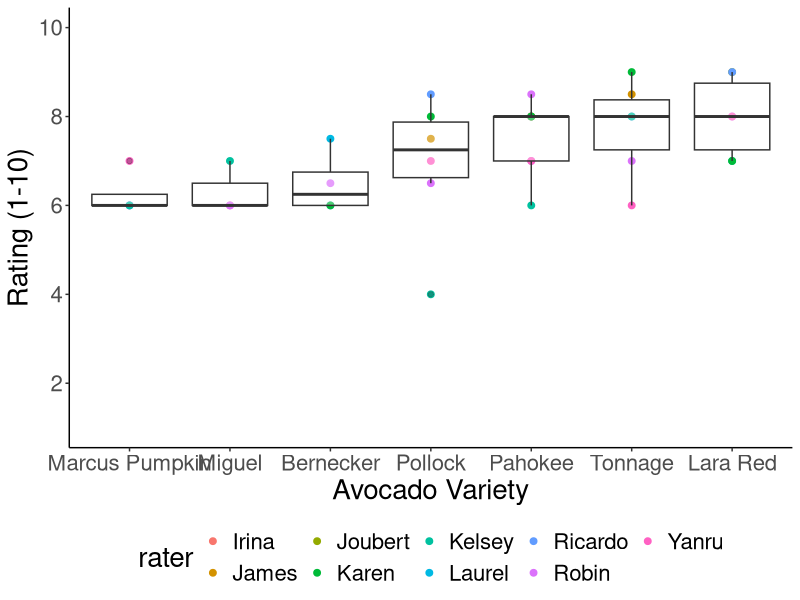
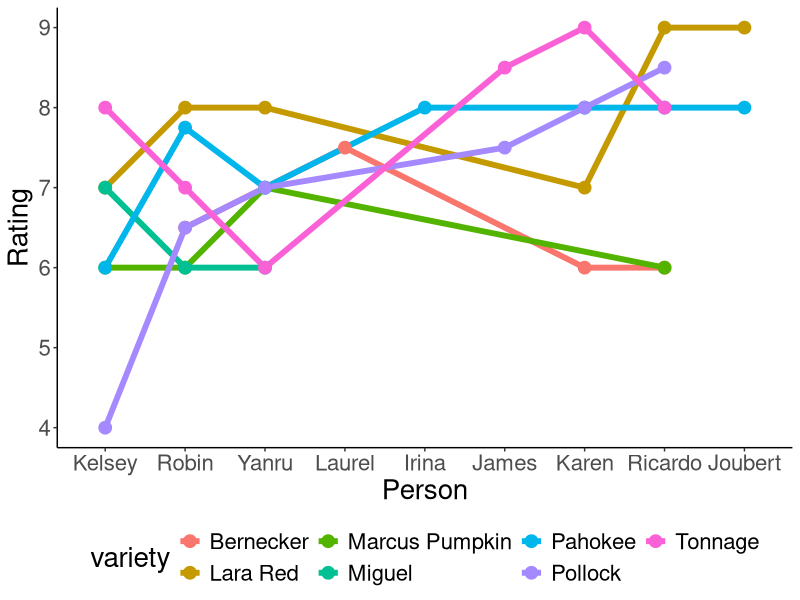
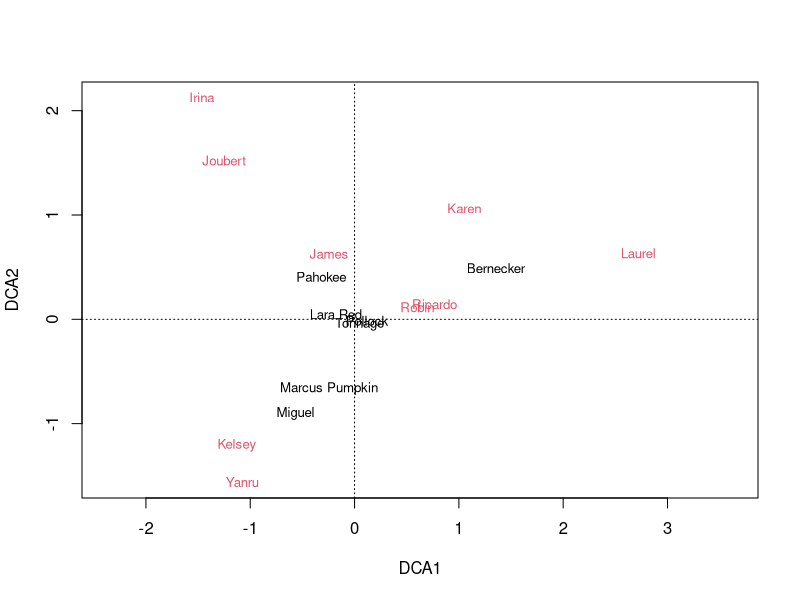
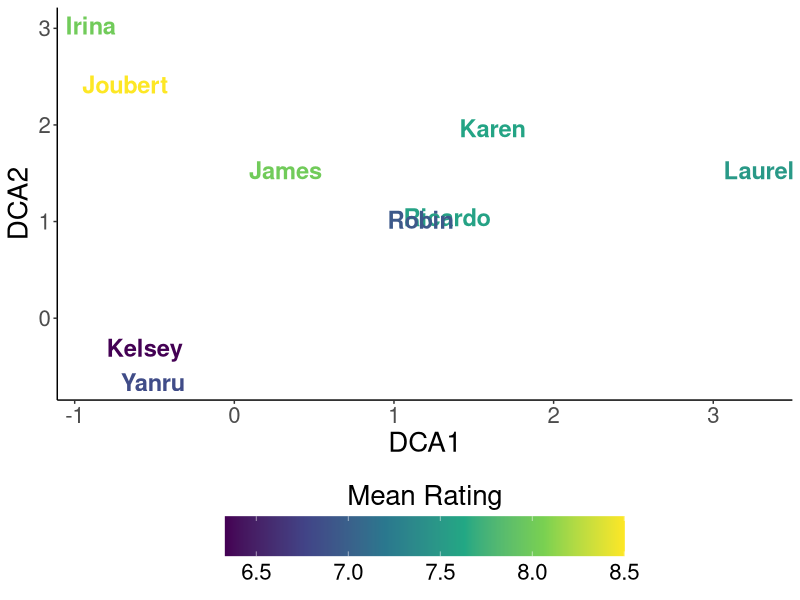
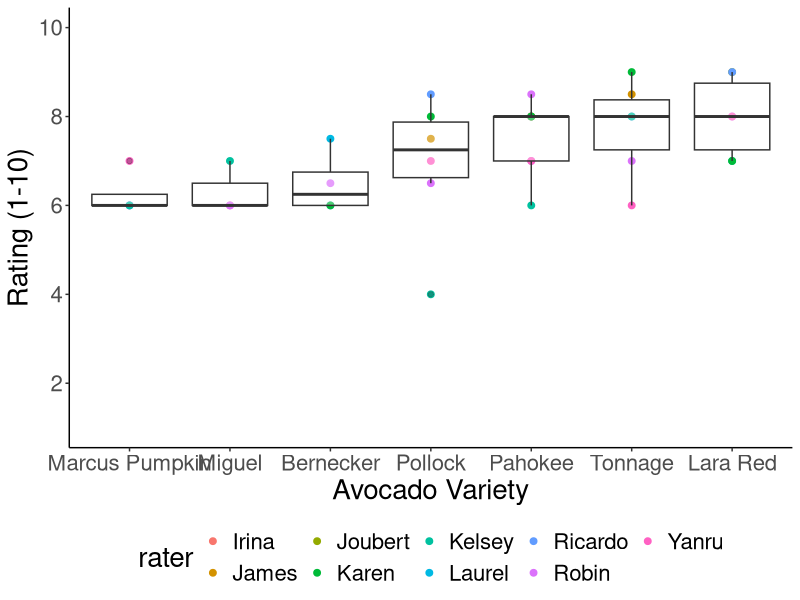
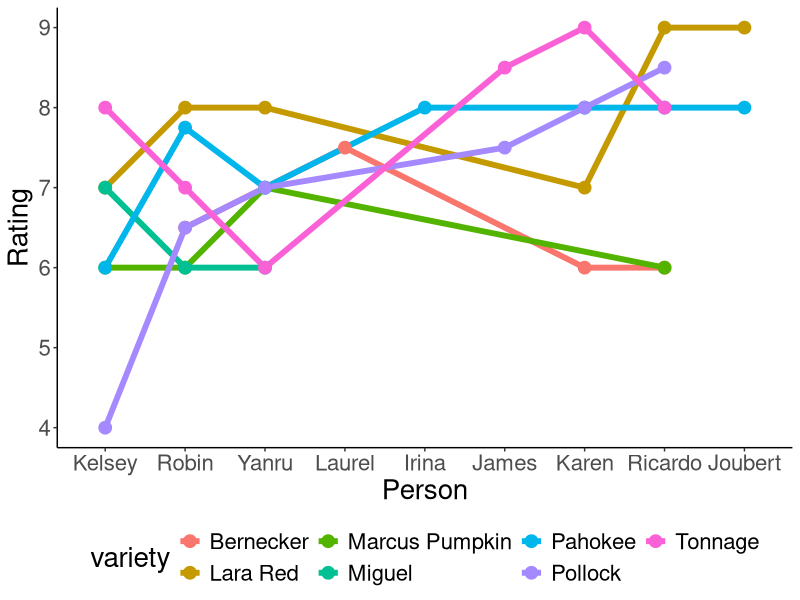
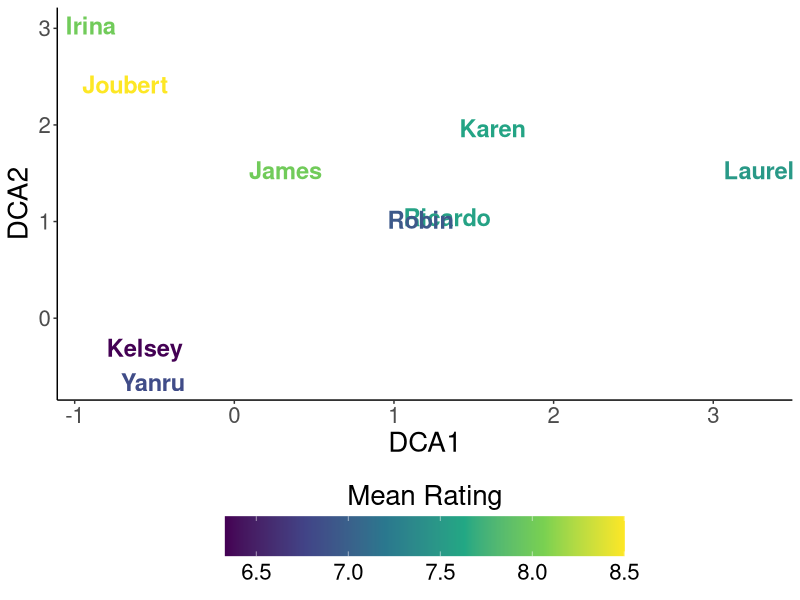

Source code (R) for these figures, in order:
library(tidyverse)
library(vegan)

data=read_csv("data/avocado_rating.csv") %>%
  mutate(variety = tools::toTitleCase(variety),
         rater = tools::toTitleCase(rater))

ggplot(data, aes(reorder(variety, rating, FUN = mean ), rating)) +
  geom_point(aes(color = rater), size = 2) +
  geom_boxplot(alpha=0.3) +
  scale_y_continuous(limits = c(1,10), breaks = seq(2,10,2))+
  ylab("Rating (1-10)") + 
  xlab("Avocado Variety")  +
  theme_classic() +
  theme(legend.position = "bottom",
        text = element_text(size = 20),
        panel.background = element_rect(fill = "transparent",colour = NA),
        plot.background = element_rect(fill = "transparent",colour = NA),
        legend.box.background = element_rect(fill = "transparent",colour = NA))

ggsave(filename = paste(Sys.Date(),".variety.rating.png", sep = ""), 
       width = 10, 
       height = 6, 
       units = "in",
       dpi = 300, 
       type="cairo-png", 
       bg="transparent")

data_summary <- data %>%
  group_by(rater, variety) %>%
  summarize(mean=mean(rating))

ggplot(data = data_summary, aes(x = reorder(rater, mean, FUN = median), y = mean, group = variety)) +
  geom_line(aes(color = variety), size = 2) +
  geom_point(aes(color = variety), size = 4)+
  xlab("Person")+
  ylab("Rating")+
  theme_classic() +
  theme(legend.position = "bottom",
        text = element_text(size = 20),
        panel.background = element_rect(fill = "transparent",colour = NA),
        plot.background = element_rect(fill = "transparent",colour = NA),
        legend.box.background = element_rect(fill = "transparent",colour = NA))


ggsave(filename = paste(Sys.Date(),".variety.rating.person.png", sep = ""), 
       width = 10, 
       height = 6, 
       units = "in",
       dpi = 300, 
       type="cairo-png", 
       bg="transparent")
#ordination?

rater_spread <- data_summary %>%
  spread(rater, mean) %>%
  column_to_rownames(., "variety") %>%
  as.matrix(.)
rater_spread[is.na(rater_spread)] <- 0

ord<- decorana(veg = rater_spread )

plot(ord)

rater_mean <- data %>%
  group_by(rater) %>%
  summarise(mean = mean(rating))

ord_data = ord$cproj %>%
  as.data.frame(.) %>%
  rownames_to_column(., "rater") %>%
  left_join(., rater_mean)

ggplot(ord_data, aes(DCA1, DCA2, label=rater))+
  geom_text(aes(color=mean), fontface = "bold", size=6) +
  theme_classic() +
  scale_color_viridis_c(option = "D",
                        guide = guide_colourbar(barwidth = 20, 
                                                barheight = 2,
                                                title.position = "top",
                                                title.hjust = 0.5,
                                                title = "Mean Rating"))+
  theme(legend.position = "bottom",
        text = element_text(size=20),
        panel.background = element_rect(fill = "transparent",colour = NA),
        plot.background = element_rect(fill = "transparent",colour = NA),
        legend.box.background = element_rect(fill = "transparent",colour = NA))

ggsave(filename = paste(Sys.Date(),".variety.ordination.png", sep = ""), 
       width = 10, 
       height = 6, 
       units = "in",
       dpi = 300, 
       type="cairo-png", 
       bg="transparent")